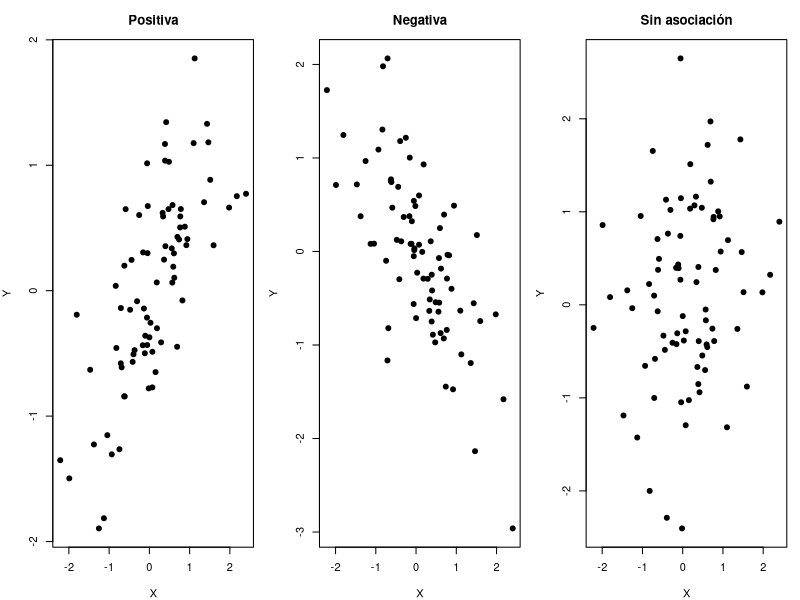
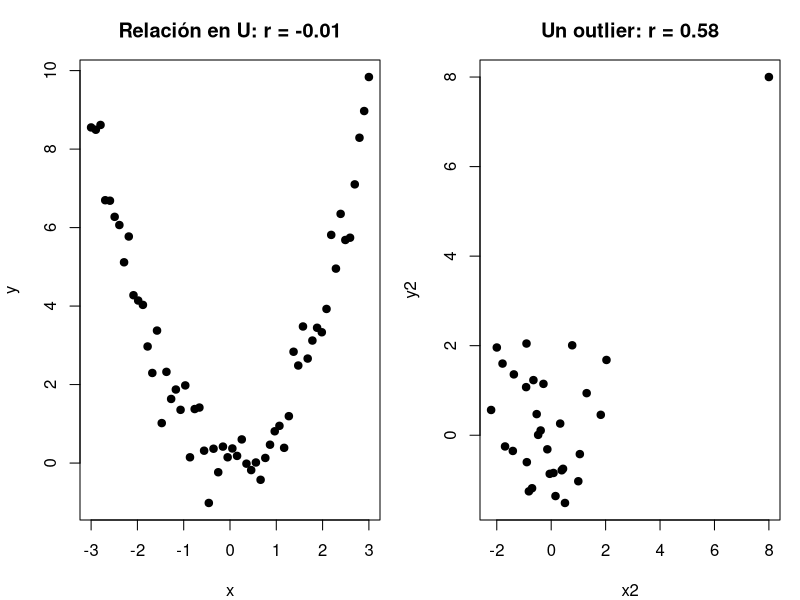

These charts were generated, in order, by the following R code:
## ---- chunk 1
#| fig-height: 3.6
#| fig-width: 10
set.seed(1)
n <- 80
x <- rnorm(n)
par(mfrow = c(1, 3), mar = c(4, 4, 3, 1))
plot(x, 0.8 * x + rnorm(n, sd = 0.6), main = "Positiva", xlab = "X", ylab = "Y", pch = 19)
plot(x, -0.8 * x + rnorm(n, sd = 0.6), main = "Negativa", xlab = "X", ylab = "Y", pch = 19)
plot(x, rnorm(n), main = "Sin asociación", xlab = "X", ylab = "Y", pch = 19)
## ---- chunk 2
#| fig-height: 3.6
#| fig-width: 10
set.seed(2)
x <- seq(-3, 3, length.out = 60)
y <- x^2 + rnorm(60, sd = 0.5)
par(mfrow = c(1, 2), mar = c(4, 4, 3, 1))
plot(x, y, pch = 19, main = paste("Relación en U: r =", round(cor(x, y), 2)))

x2 <- rnorm(30); y2 <- rnorm(30)
x2 <- c(x2, 8); y2 <- c(y2, 8)
plot(x2, y2, pch = 19, main = paste("Un outlier: r =", round(cor(x2, y2), 2)))
## ---- chunk 3
#| echo: false
m <- matrix(c(1, .45, .30, .45, 1, -.20, .30, -.20, 1), 3,
            dimnames = list(c("Escolaridad", "Ingreso", "Horas trabajo"),
                            c("Escolaridad", "Ingreso", "Horas trabajo")))
knitr::kable(m, digits = 2)
